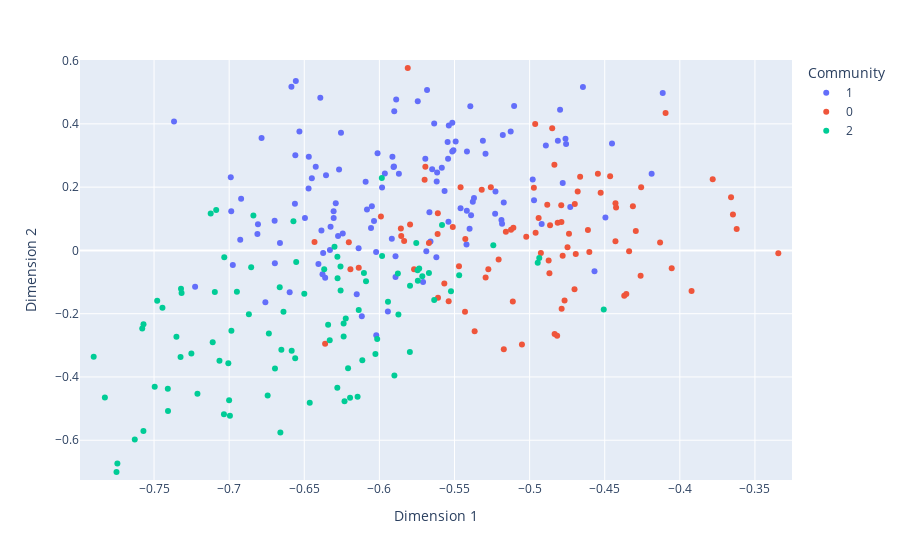

Notebook source saved alongside this figure:
### Markdown cell above
We want to sample nodes that come from a mixed membership model, i.e. less good clustering. Then want to test how good our bootstraps of nodes look, and apply our KL test to test this formally.

### Code cell
# Code up a mixed membership model 
random.seed(222)

K=3
n= 300
d=3

# use our new function to make a MMSBM 
# 1May24 I added return B to the function, so I can add to the paper what B is for our example
A, largest_prob, P, B = make_MMSBM(n, K)

A = A.astype(float)
ya = UASE([A], d)
plot_embedding(ya, n, 1, largest_prob)
